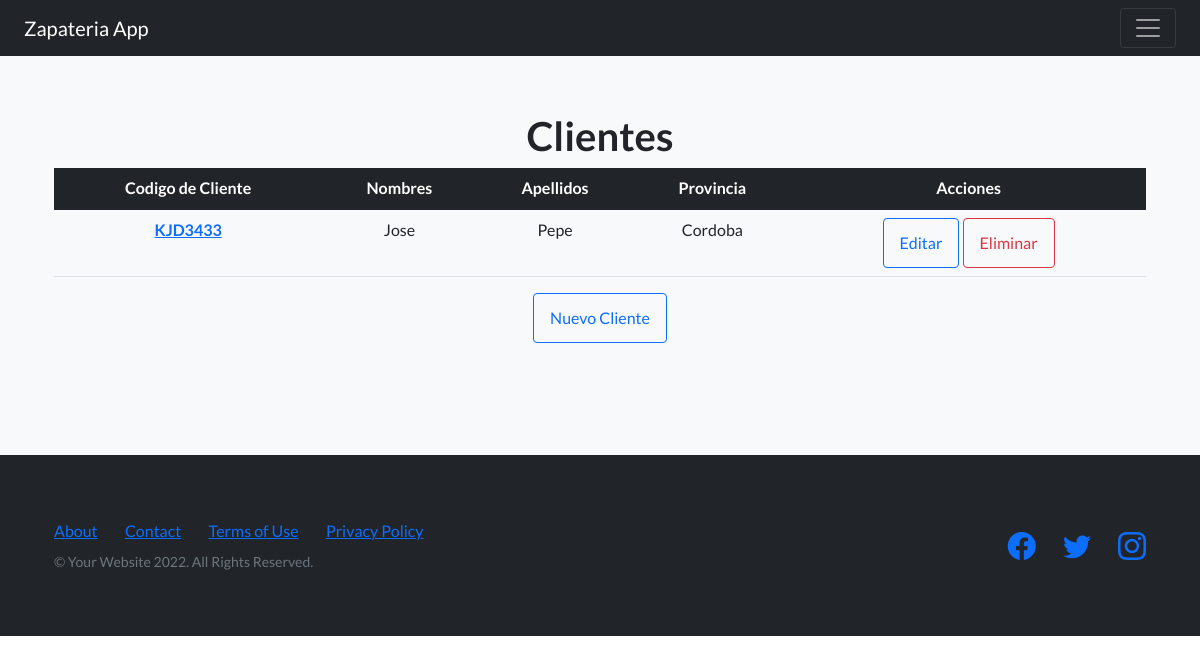
Screenshot of /listaClientes/ with the database file from the repository.
### AppProyectoFinalPython/models.py (models this page shows, shortened)
class Cliente(models.Model):
    CodigoCliente = models.CharField(max_length=8)
    Nombre = models.CharField(max_length=30)
    Apellidos = models.CharField(max_length=30)
    Provincia = models.CharField(max_length=20)
    Localidad = models.CharField(max_length=20)
    Direccion = models.CharField(max_length=30)
    Cuit = models.CharField(max_length=11)

### AppProyectoFinalPython/views.py (the view)
# urls.py: path('listaClientes/', ClienteList.as_view(), name="ListaClientes"),
class ClienteList(ListView):
    model = Cliente
    template_name = './Clientes/cliente_list.html'
    context_object_name = 'Clientes'

### AppProyectoFinalPython/templates/Clientes/cliente_list.html
{% extends 'navBar.html'%}
{% load static %}
{% block blockDinamico %}
<section class="features-icons bg-light text-center">
  <div class="container">
      <h1>Clientes</h1>
      <table class="table">
        <thead class="table-dark">
          <tr>
            <th scope="col">Codigo de Cliente</th>
            <th scope="col">Nombres</th>
            <th scope="col">Apellidos</th>
            <th scope="col">Provincia</th>
            <th scope="col">Acciones</th>
          </tr>
        </thead>
        <tbody>
          {% for cliente in Clientes %}
          <tr>
            <th scope="row">
              <a href="{% url 'DetalleClientes' cliente.id %}">
                {{cliente.CodigoCliente}}
              </a>
            </th>
            <td>{{cliente.Nombre}}</td>
            <td>{{cliente.Apellidos}}</td>
            <td>{{cliente.Provincia}}</td>
            <td>
              <a type="button" class="btn btn-outline-primary" href="{% url 'ActualizaClientes' cliente.id %}">
                Editar
              </a>
              <a type="button" class="btn btn-outline-danger" href="{% url 'EliminaClientes' cliente.id %}">
                Eliminar
              </a>
            </td>
          </tr>
        {% endfor %}
        </tbody>
      </table>
      <a type="button" class="btn btn-outline-primary" href="{% url 'CreaClientes' %}">
        Nuevo Cliente
      </a>
  </div>
</section>
{% endblock blockDinamico %}

### rows the page displays
Cliente: CodigoCliente "KJD3433", Nombre "Jose", Apellidos "Pepe", Provincia "Cordoba"
